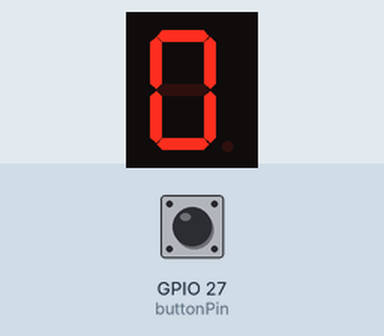
This sketch was run on a simulated ESP32. On the bench: 1-digit seven-segment display. Wiring (inferred from the names in the program): 1-digit 7-segment display, segments lit when HIGH: segments GPIO 13, GPIO 14, GPIO 15, GPIO 16, GPIO 17, GPIO 18, GPIO 19. The test bench sets the inputs (shaded band); at power-on: GPIO 27 (buttonPin) HIGH. The segment pins are drawn as the display they are named for.

Above: at 1.2 s.
1.3 s: GPIO 27 (buttonPin) pulled LOW for 0.15 s
At 2.2 s:
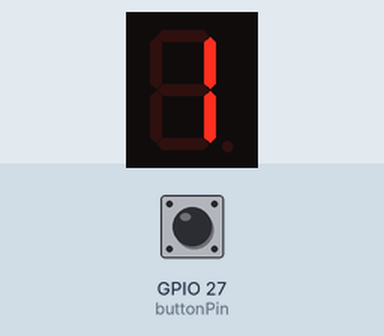
2.9 s: GPIO 27 (buttonPin) pulled LOW for 1 s
At 4.6 s:
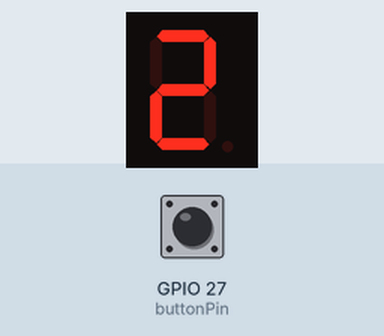
5.4 s: GPIO 27 (buttonPin) pulled LOW for 0.15 s
At 6.5 s:
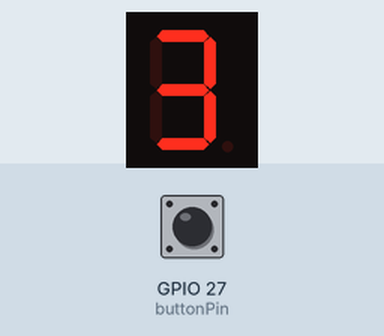
7.0 s: GPIO 27 (buttonPin) pulled LOW for 3.2 s
At 10.6 s:
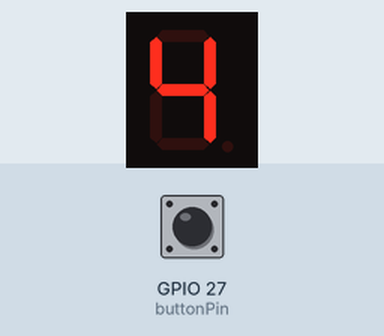
11.7 s: GPIO 27 (buttonPin) pulled LOW for 0.15 s
At 12.5 s:
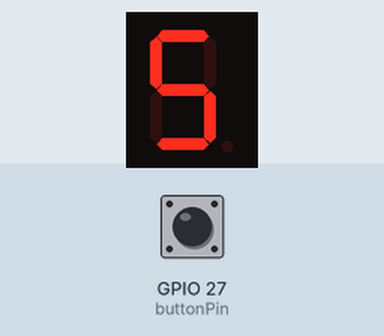
13.3 s: GPIO 27 (buttonPin) pulled LOW for 1 s
At 14.9 s:
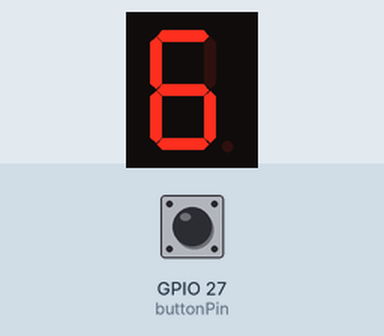
Timing chart, 0 to 16.4 s (numbered marks = the images above; inputs shaded):
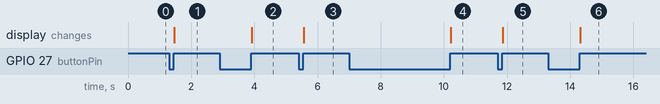

Measured:
- after the input at 1.3 s, the display: changes after 0.17 s (image 1)
- after the input at 2.9 s, the display: changes after 1.0 s (image 2)
- after the input at 5.4 s, the display: changes after 0.17 s (image 3)
- after the input at 7.0 s, the display: changes after 3.2 s (image 4)
- after the input at 11.7 s, the display: changes after 0.17 s (image 5)
- after the input at 13.3 s, the display: changes after 1.0 s (image 6)

The sketch:

switch.ino
```cpp
const int anode_a = 13;
const int anode_b = 14;
const int anode_c = 15;
const int anode_d = 16;
const int anode_e = 17;
const int anode_f = 18;
const int anode_g = 19;
const int buttonPin = 27;

void display_0() {
  digitalWrite(anode_a, HIGH);
  digitalWrite(anode_b, HIGH);
  digitalWrite(anode_c, HIGH);
  digitalWrite(anode_d, HIGH);
  digitalWrite(anode_e, HIGH);
  digitalWrite(anode_f, HIGH);
  digitalWrite(anode_g, LOW);
}

void display_1() {
  digitalWrite(anode_a, LOW);
  digitalWrite(anode_b, HIGH);
  digitalWrite(anode_c, HIGH);
  digitalWrite(anode_d, LOW);
  digitalWrite(anode_e, LOW);
  digitalWrite(anode_f, LOW);
  digitalWrite(anode_g, LOW);
}

void display_2() {
  digitalWrite(anode_a, HIGH);
  digitalWrite(anode_b, HIGH);
  digitalWrite(anode_c, LOW);
  digitalWrite(anode_d, HIGH);
  digitalWrite(anode_e, HIGH);
  digitalWrite(anode_f, LOW);
  digitalWrite(anode_g, HIGH);
}

void display_3() {
  digitalWrite(anode_a, HIGH);
  digitalWrite(anode_b, HIGH);
  digitalWrite(anode_c, HIGH);
  digitalWrite(anode_d, HIGH);
  digitalWrite(anode_e, LOW);
  digitalWrite(anode_f, LOW);
  digitalWrite(anode_g, HIGH);
}

void display_4() {
  digitalWrite(anode_a, LOW);
  digitalWrite(anode_b, HIGH);
  digitalWrite(anode_c, HIGH);
  digitalWrite(anode_d, LOW);
  digitalWrite(anode_e, LOW);
  digitalWrite(anode_f, HIGH);
  digitalWrite(anode_g, HIGH);
}

void display_5() {
  digitalWrite(anode_a, HIGH);
  digitalWrite(anode_b, LOW);
  digitalWrite(anode_c, HIGH);
  digitalWrite(anode_d, HIGH);
  digitalWrite(anode_e, LOW);
  digitalWrite(anode_f, HIGH);
  digitalWrite(anode_g, HIGH);
}

void display_6() {
  digitalWrite(anode_a, HIGH);
  digitalWrite(anode_b, LOW);
  digitalWrite(anode_c, HIGH);
  digitalWrite(anode_d, HIGH);
  digitalWrite(anode_e, HIGH);
  digitalWrite(anode_f, HIGH);
  digitalWrite(anode_g, HIGH);
}

void display_7() {
  digitalWrite(anode_a, HIGH);
  digitalWrite(anode_b, HIGH);
  digitalWrite(anode_c, HIGH);
  digitalWrite(anode_d, LOW);
  digitalWrite(anode_e, LOW);
  digitalWrite(anode_f, HIGH);
  digitalWrite(anode_g, LOW);
}
void display_8() {
  digitalWrite(anode_a, HIGH);
  digitalWrite(anode_b, HIGH);
  digitalWrite(anode_c, HIGH);
  digitalWrite(anode_d, HIGH);
  digitalWrite(anode_e, HIGH);
  digitalWrite(anode_f, HIGH);
  digitalWrite(anode_g, HIGH);
}

void display_9() {
  digitalWrite(anode_a, HIGH);
  digitalWrite(anode_b, HIGH);
  digitalWrite(anode_c, HIGH);
  digitalWrite(anode_d, HIGH);
  digitalWrite(anode_e, LOW);
  digitalWrite(anode_f, HIGH);
  digitalWrite(anode_g, HIGH);
}

int x=0;

// setup()　は、最初に一度だけ実行される
void setup () {
  // ピンを出力モードに設定する
  pinMode(anode_a, OUTPUT);
  pinMode(anode_b, OUTPUT);
  pinMode(anode_c, OUTPUT);
  pinMode(anode_d, OUTPUT);
  pinMode(anode_e, OUTPUT);
  pinMode(anode_f, OUTPUT);
  pinMode(anode_g, OUTPUT);
  pinMode(buttonPin, INPUT);
}

// loop() は、setup ()実行後、無限に実行される
void loop() {
  if (digitalRead(buttonPin) == LOW) {
    x = x+1;
    while(digitalRead(buttonPin) == LOW){}
    delay(20);
  }
  switch(x) {
    case 0: display_0();break;
    case 1: display_1();break;
    case 2: display_2();break;
    case 3: display_3();break;
    case 4: display_4();break;
    case 5: display_5();break;
    case 6: display_6();break;
    case 7: display_7();break;
    case 8: display_8();break;
    case 9: display_9();break;
    default:display_0();break;
  }
}
```
